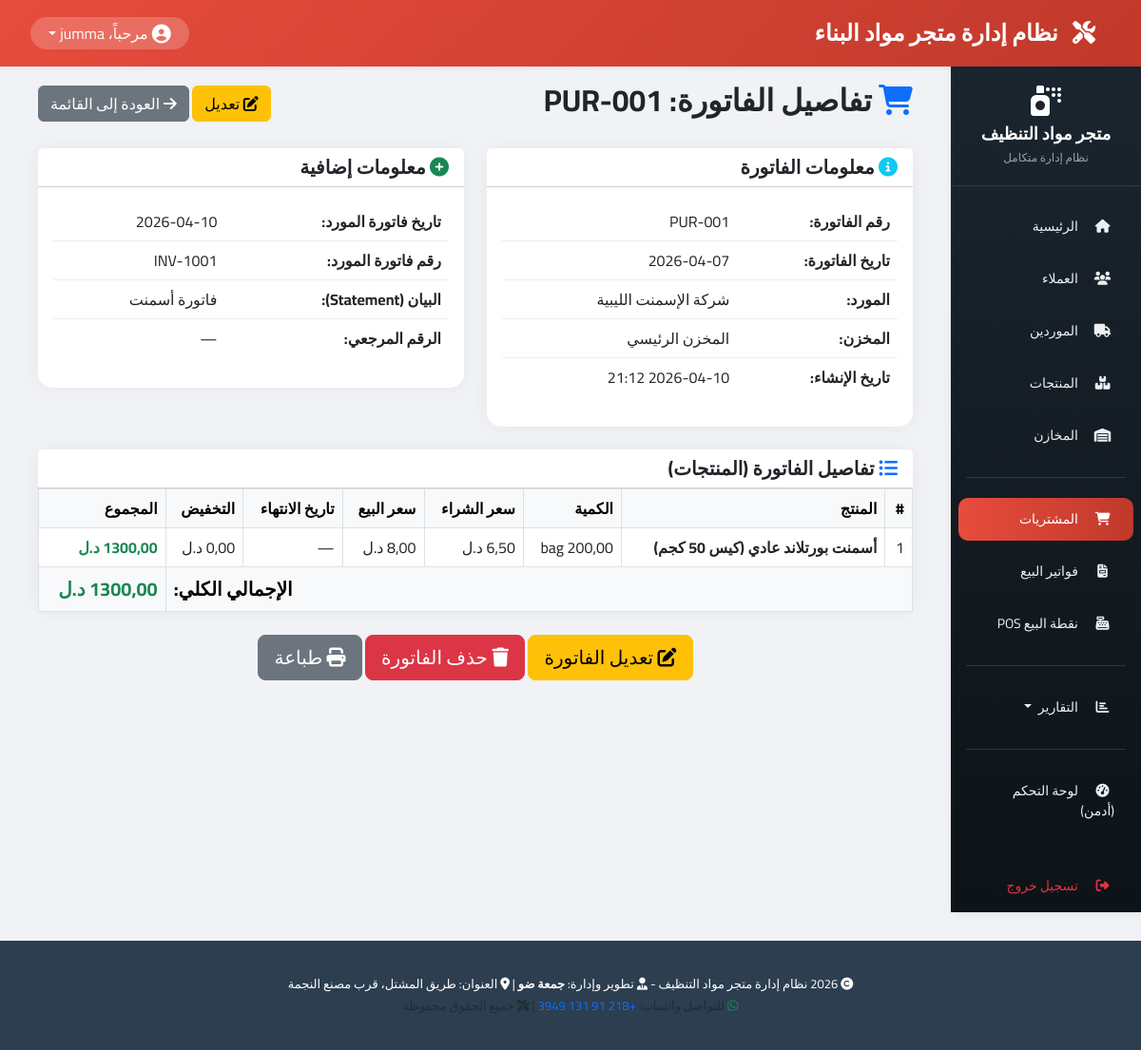
/purchases/1/ (signed in), run on an earlier commit of the app's database.
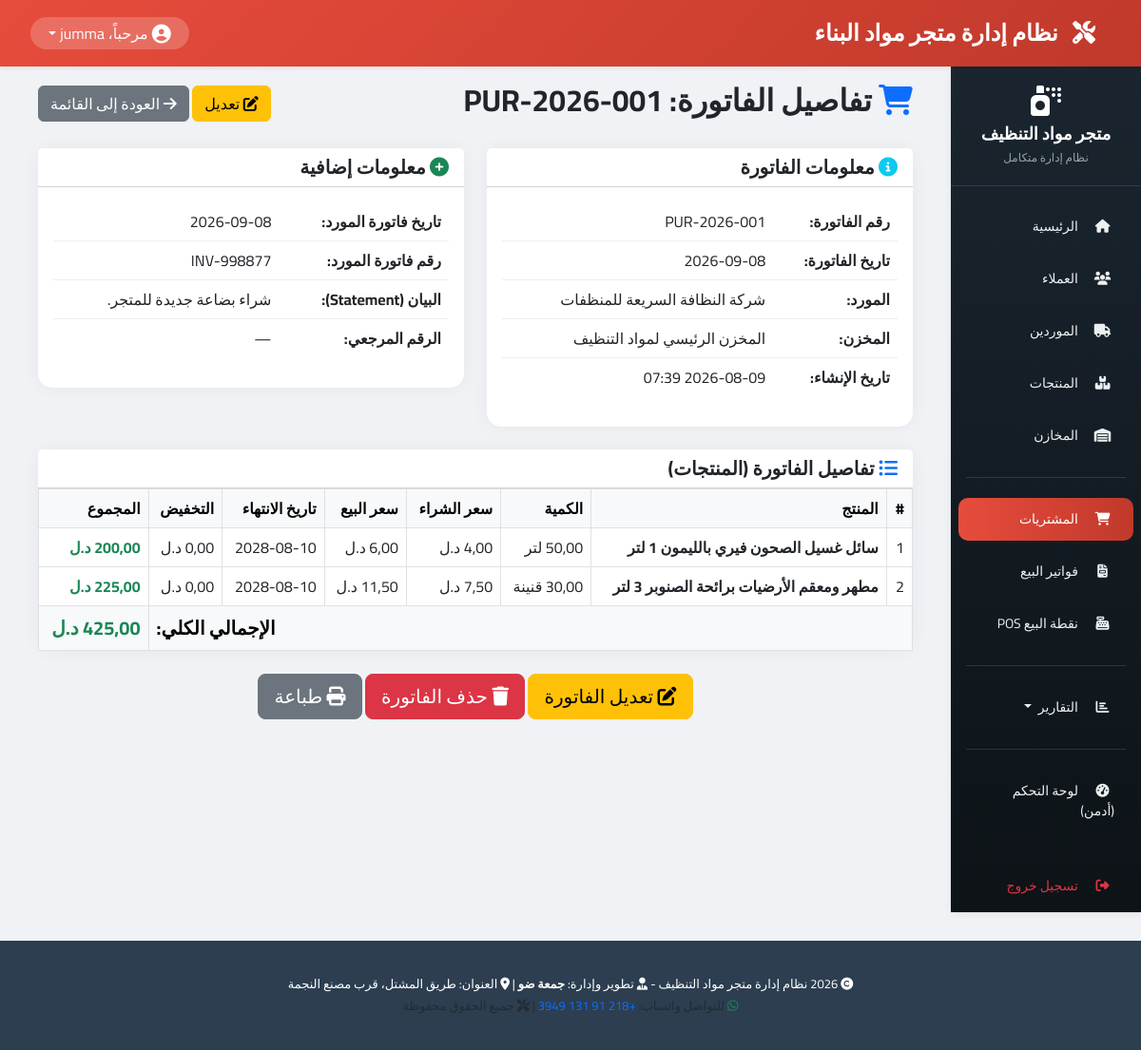
And on a later commit of the database.
### purchases/models.py (models this page shows, shortened)
class PurchaseInvoice(models.Model):
    invoice_number = models.CharField(max_length=50, unique=True, verbose_name="رقم الفاتورة")
    invoice_date = models.DateField(verbose_name="تاريخ الفاتورة")
    supplier = models.ForeignKey(Supplier, on_delete=models.PROTECT, related_name='invoices', verbose_name="المورد")
    warehouse = models.ForeignKey(Warehouse, on_delete=models.PROTECT, related_name='purchase_invoices', verbose_name="المخزن")
    supplier_invoice_date = models.DateField(blank=True, null=True, verbose_name="تاريخ فاتورة المورد")
    supplier_bill_number = models.CharField(max_length=100, blank=True, null=True, verbose_name="رقم فاتورة المورد")
    statement = models.CharField(max_length=500, blank=True, null=True, verbose_name="البيان")
    reference_number = models.CharField(max_length=100, blank=True, null=True, verbose_name="الرقم المرجعي")
    notes = models.CharField(max_length=500, blank=True, null=True, verbose_name="ملاحظات")
    created_at = models.DateTimeField(auto_now_add=True, verbose_name="تاريخ الإنشاء")
    def get_total(self):
        total = Decimal('0.00')
        for detail in self.details.all():
            total += detail.get_subtotal()
        return total
    class Meta:
        verbose_name = "فاتورة شراء"
        verbose_name_plural = "فواتير الشراء"
        ordering = ['-invoice_date']

class PurchaseDetail(models.Model):
    invoice = models.ForeignKey(PurchaseInvoice, on_delete=models.CASCADE, related_name='details', verbose_name="الفاتورة")
    product = models.ForeignKey('products.Product', on_delete=models.PROTECT, related_name='purchase_details', verbose_name="المنتج")
    quantity = models.DecimalField(max_digits=10, decimal_places=2, verbose_name="الكمية")
    purchase_price = models.DecimalField(max_digits=10, decimal_places=2, verbose_name="سعر الشراء")
    sale_price = models.DecimalField(max_digits=10, decimal_places=2, default=0, verbose_name="سعر البيع")
    expiry_date = models.DateField(blank=True, null=True, verbose_name="تاريخ الانتهاء")
    discount = models.DecimalField(max_digits=10, decimal_places=2, default=0, verbose_name="التخفيض")
    def get_subtotal(self):
        return (self.quantity * self.purchase_price) - self.discount
    class Meta:
        verbose_name = "تفاصيل الفاتورة"
        verbose_name_plural = "تفاصيل الفواتير"

### suppliers/models.py (models this page shows, shortened)
class Supplier(models.Model):
    name = models.CharField(max_length=200, verbose_name="اسم المورد")
    phone = models.CharField(max_length=20, blank=True, null=True, verbose_name="رقم الهاتف")
    email = models.EmailField(blank=True, null=True, verbose_name="البريد الإلكتروني")
    address = models.CharField(max_length=300, blank=True, null=True, verbose_name="العنوان")
    SUPPLIER_CATEGORIES = [
        ('detergents', 'منظفات سائلة'),
        ('powders', 'مساحيق غسيل'),
        ('disinfectants', 'مطهرات ومعقمات'),
        ('papers', 'ورقيات ومناديل'),
        ('tools', 'أدوات ومعدات تنظيف'),
        ('chemicals', 'مواد كيميائية خام'),
        ('general', 'عام'),
    ]
    category = models.CharField(max_length=20, choices=SUPPLIER_CATEGORIES, default='general', verbose_name="تصنيف المورد")
    is_active = models.BooleanField(default=True, verbose_name="نشط")
    created_at = models.DateTimeField(auto_now_add=True, verbose_name="تاريخ الإضافة")
    updated_at = models.DateTimeField(auto_now=True, verbose_name="آخر تحديث")
    class Meta:
        verbose_name = "مورد"
        verbose_name_plural = "الموردين"
        ordering = ['name']

### warehouses/models.py (models this page shows, shortened)
class Warehouse(models.Model):
    name = models.CharField(max_length=100, verbose_name="اسم المخزن")
    location = models.CharField(max_length=200, blank=True, null=True, verbose_name="الموقع")
    is_active = models.BooleanField(default=True, verbose_name="نشط")
    created_at = models.DateTimeField(auto_now_add=True, verbose_name="تاريخ الإنشاء")
    class Meta:
        verbose_name = "مخزن"
        verbose_name_plural = "المخازن"
        ordering = ['name']

### products/models.py (models this page shows, shortened)
class Product(models.Model):
    UNIT_CHOICES = [
        ('piece', 'قطعة'),
        ('bottle', 'قنينة'),
        ('gallon', 'جالون'),
        ('liter', 'لتر'),
        ('ml', 'مليلتر'),
        ('box', 'كرتونة'),
        ('packet', 'باكو'),
        ('dozen', 'دزينة'),
        ('drum', 'برميل'),
    ]
    name = models.CharField(max_length=200, verbose_name="اسم المنتج")
    barcode = models.CharField(max_length=100, unique=True, blank=True, null=True, verbose_name="الباركود")
    category = models.ForeignKey(Category, on_delete=models.PROTECT, related_name='products', verbose_name="التصنيف")
    warehouse = models.ForeignKey('warehouses.Warehouse', on_delete=models.PROTECT, related_name='products', verbose_name="المخزن")
    unit = models.CharField(max_length=20, choices=UNIT_CHOICES, default='piece', verbose_name="وحدة القياس")
    purchase_price = models.DecimalField(max_digits=10, decimal_places=2, default=0, verbose_name="سعر الشراء")
    sale_price = models.DecimalField(max_digits=10, decimal_places=2, default=0, verbose_name="سعر البيع")
    current_quantity = models.DecimalField(max_digits=10, decimal_places=2, default=0, verbose_name="الكمية الحالية")
    min_quantity = models.DecimalField(max_digits=10, decimal_places=2, default=0, verbose_name="الحد الأدنى للتنبيه")
    weight_kg = models.DecimalField(max_digits=10, decimal_places=2, blank=True, null=True, verbose_name="الوزن / الحجم (كجم/لتر)")
    length_m = models.DecimalField(max_digits=10, decimal_places=2, blank=True, null=True, verbose_name="الأبعاد (متر)")
    color = models.CharField(max_length=50, blank=True, null=True, verbose_name="الرائحة / اللون")
    manufacturer = models.CharField(max_length=200, blank=True, null=True, verbose_name="الشركة المصنعة")
    has_expiry = models.BooleanField(default=True, verbose_name="له تاريخ انتهاء")
    expiry_date = models.DateField(blank=True, null=True, verbose_name="تاريخ الانتهاء")
    image = models.ImageField(upload_to='products/', blank=True, null=True, verbose_name="صورة المنتج")
    is_active = models.BooleanField(default=True, verbose_name="مفعل")
    notes = models.CharField(max_length=500, blank=True, null=True, verbose_name="ملاحظات")
    created_at = models.DateTimeField(auto_now_add=True, verbose_name="تاريخ الإضافة")
    updated_at = models.DateTimeField(auto_now=True, verbose_name="آخر تحديث")
    class Meta:
        verbose_name = "منتج"
        verbose_name_plural = "المنتجات"
        ordering = ['category', 'name']

### purchases/views.py (the view)
# urls.py: path('<int:pk>/', views.PurchaseInvoiceDetailView.as_view(), name='purchase_detail'),
class PurchaseInvoiceDetailView(LoginRequiredMixin, DetailView):
    model = PurchaseInvoice
    template_name = 'purchases/purchase_detail.html'
    context_object_name = 'invoice'
    def get_context_data(self, **kwargs):
        context = super().get_context_data(**kwargs)
        try:
            context['total'] = self.object.get_total() if hasattr(self.object, 'get_total') else Decimal('0.00')
        except Exception:
            context['total'] = Decimal('0.00')
        return context

### purchases/templates/purchases/purchase_detail.html (shortened to what the changed rows need)
{% extends 'base.html' %}
{% load static %}
{% block content %}
<div class="container-fluid">
    <div class="row">
        <div class="col-12">
            <div class="d-flex justify-content-between align-items-center mb-4">
                <h2>
                    <i class="fas fa-shopping-cart text-primary"></i>
                    تفاصيل الفاتورة: {{ invoice.invoice_number }}
                </h2>
                <div>
                    <a href="{% url 'purchases:purchase_edit' invoice.pk %}" class="btn btn-warning">
                    </a>
                    <a href="{% url 'purchases:purchase_list' %}" class="btn btn-secondary">
                    </a>
                </div>
            </div>
            <div class="row">
                <div class="col-md-6">
                    <div class="card card-custom mb-4">
                        <div class="card-body">
                            <table class="table table-borderless">
                                <tr><th>رقم الفاتورة:</th><td>{{ invoice.invoice_number }}</td></tr>
                                <tr><th>تاريخ الفاتورة:</th><td>{{ invoice.invoice_date|date:"Y-m-d" }}</td></tr>
                                <tr><th>المورد:</th><td>{{ invoice.supplier.name }}</td></tr>
                                <tr><th>المخزن:</th><td>{{ invoice.warehouse.name }}</td></tr>
                                <tr><th>تاريخ الإنشاء:</th><td>{{ invoice.created_at|date:"Y-m-d H:i" }}</td></tr>
                            </table>
                        </div>
                    </div>
                </div>
                <div class="col-md-6">
                    <div class="card card-custom mb-4">
                        <div class="card-body">
                            <table class="table table-borderless">
                                <tr><th>تاريخ فاتورة المورد:</th><td>{{ invoice.supplier_invoice_date|date:"Y-m-d"|default:"—" }}</td></tr>
                                <tr><th>رقم فاتورة المورد:</th><td>{{ invoice.supplier_bill_number|default:"—" }}</td></tr>
                                <tr><th>البيان (Statement):</th><td>{{ invoice.statement|default:"—" }}</td></tr>
                                <tr><th>الرقم المرجعي:</th><td>{{ invoice.reference_number|default:"—" }}</td></tr>
                            </table>
                        </div>
                    </div>
                </div>
            </div>
            <div class="card card-custom">
                <div class="card-body p-0">
                    <div class="table-responsive">
                        <table class="table table-bordered mb-0">
                            <thead class="table-light">
                                <tr><th>#</th><th>المنتج</th><th>الكمية</th><th>سعر الشراء</th><th>سعر البيع</th><th>تاريخ الانتهاء</th><th>التخفيض</th><th>المجموع</th></tr>
                            </thead>
                            <tbody>
                                {% for detail in invoice.details.all %}
                                <tr>
                                    <td>{{ forloop.counter }}</td>
                                    <td class="fw-bold">{{ detail.product.name }}</td>
                                    <td>{{ detail.quantity }} {{ detail.product.get_unit_display }}</td>
                                    <td>{{ detail.purchase_price }} د.ل</td>
                                    <td>{{ detail.sale_price }} د.ل</td>
                                    <td>{{ detail.expiry_date|date:"Y-m-d"|default:"—" }}</td>
                                    <td>{{ detail.discount|floatformat:2 }} د.ل</td>
                                    <td class="text-success fw-bold">{{ detail.get_subtotal|floatformat:2 }} د.ل</td>
                                </tr>
                                {% empty %}
                                <tr><td colspan="8" class="text-center py-5">لا توجد تفاصيل للفاتورة</td></tr>
                                {% endfor %}
                            </tbody>
                            <tfoot class="table-light">
                                <tr><td colspan="7" class="text-end fw-bold fs-5">الإجمالي الكلي:</td><td class="text-success fw-bold fs-5">{{ total|floatformat:2 }} د.ل</td></tr>
                            </tfoot>
                        </table>
                    </div>
                </div>
            </div>
        </div>
    </div>
</div>
{% endblock %}

What changed in the data, as far as the page shows it:
changed PurchaseInvoice: invoice_number "PUR-001" → "PUR-2026-001"; invoice_date "2026-04-07" → "2026-09-08"; supplier.name "شركة الإسمنت الليبية" → "شركة النظافة السريعة للمنظفات"; warehouse.name "المخزن الرئيسي" → "المخزن الرئيسي لمواد التنظيف"; created_at "2026-04-10 21:12" → "2026-08-09 07:39"; supplier_invoice_date "2026-04-10" → "2026-09-08"; supplier_bill_number "INV-1001" → "INV-998877"; statement "فاتورة أسمنت" → "شراء بضاعة جديدة للمتجر."
changed PurchaseDetail: product.name "أسمنت بورتلاند عادي (كيس 50 كجم)" → "سائل غسيل الصحون فيري بالليمون 1 لتر"; product.unit "bag" → "لتر"; expiry_date "—" → "2028-08-10"; get_subtotal "1300,00" → "200,00"; sale_price "8,00" → (not shown)
now on this page (row edited): PurchaseDetail: product.name "مطهر ومعقم الأرضيات برائحة الصنوبر 3 لتر", product.unit "قنينة", expiry_date "2028-08-10", get_subtotal "225,00"
Also different on the page:
{{ total|floatformat:2 }}: "1300,00" → "425,00"
